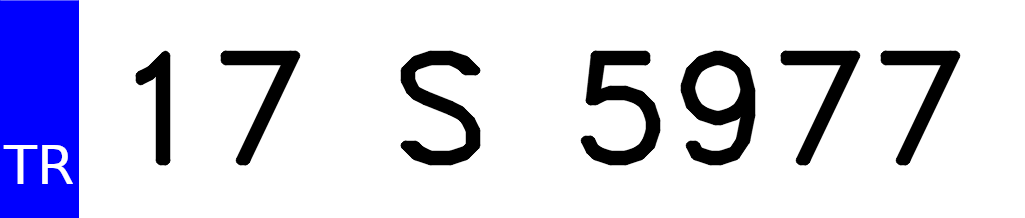
#> input picture data/raw/17-S-5977.png, 1025 x 218 px, found by its file name; its folder holds 4 pictures in this run
$ python make_dataset.py   (older library calls are emulated)
#> lines starting #> are read from the running program, lines starting #| are printed output that depends on the picture; after the words box and inside, x2 and y2 are one past the last pixel; in counts of white or black regions, pixels touching at a corner belong together; pictures that were not available may be replaced by others from this repository, and a replacement may not be noted
### src/features/build_features.py
import cv2
import matplotlib.pyplot as plt
import numpy as np

file_folder = "../../data/external/2_recognition/license_synthetic/sample_subset/"
sample1 = "data/external/2_recognition/license_synthetic/sample_subset/18-H-3396.png"
sample2 = "data/external/2_recognition/license_synthetic/license-plates/80-ZYY-26.png"
sample3 = "data/external/2_recognition/license_synthetic/license-plates/16-UML-08.png"

def read_image(filename: str):
#> called with filename = '17-S-5977.png'
    img =  cv2.cvtColor(cv2.imread(filename), cv2.COLOR_RGB2BGR)
    return img

def grayscale(image: np.ndarray):
    return cv2.cvtColor(image, cv2.COLOR_RGB2GRAY)
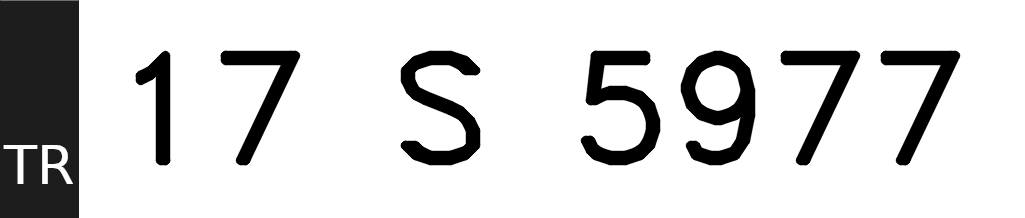
#> returned value: shape (218, 1025); min 0, max 255, mean 214

def threshold_image(image):
    threshold_image = cv2.threshold(image, 0, 255, cv2.THRESH_OTSU, cv2.THRESH_BINARY_INV)[1]
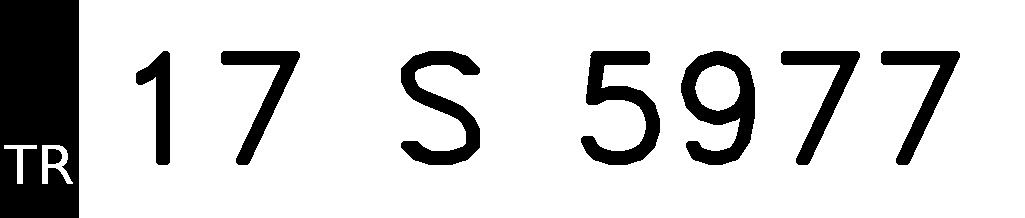
#> threshold_image: shape (218, 1025); 83.2% white; 9 black regions, largest, box (x1, y1, x2, y2) and area: (0, 0, 79, 218) 16131, (681, 51, 755, 165) 4051, (581, 51, 660, 165) 3755
    return cv2.bitwise_not(threshold_image)
#> returned value: shape (218, 1025); 16.8% white; 9 white regions

def display_hist(image, channel: int=0):
    hist_values = cv2.calcHist([image], channels=[0], mask=None, histSize=[256], ranges=[0,256])
    plt.plot(hist_values)

def blur_image(image: np.ndarray, ksize: tuple, div: int, gauss: bool):
    #! div=1 removes State section! (unintended feature)
#> called with ksize = (5, 5), div = 25, gauss = True
    if gauss == True:
        kernel = np.ones(shape=ksize, dtype=np.float32) / div
        gauss_blurred = cv2.filter2D(image, -1, kernel)
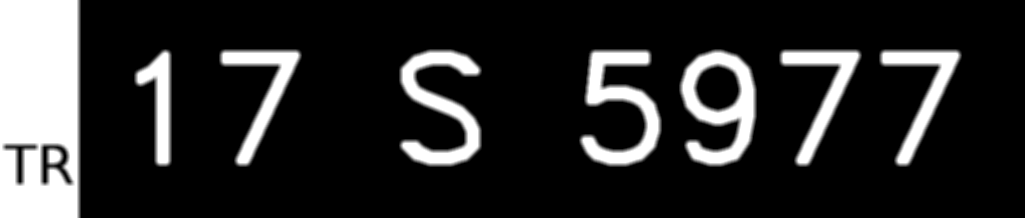
#> gauss_blurred: shape (218, 1025); min 0, max 255, mean 42.8
        return gauss_blurred
    else:
        median_blurred = cv2.medianBlur(image, ksize[0])
        return median_blurred

# [5 lines left out: function detect_edges, not called in this run]

def dilate_image(image, ksize: tuple=(5,5), iters: int=1):
#> called with ksize = (3, 3), iters = 1
    kernel_dilation = np.ones(ksize, dtype=np.uint8)
    dilated = cv2.dilate(image, kernel_dilation, iterations=iters)
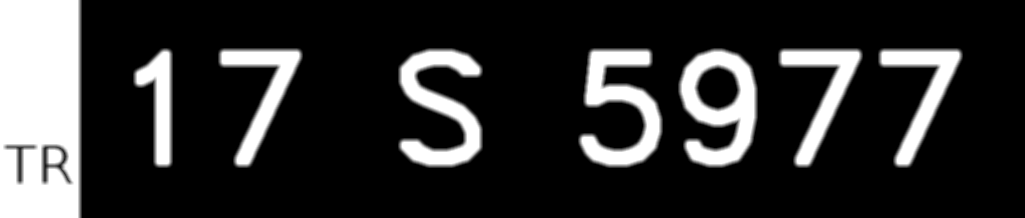
#> dilated: shape (218, 1025); min 0, max 255, mean 47.8
    return dilated

def detect_contours(image):
    contour_img, contours, hierarchy = cv2.findContours(image.copy(), cv2.RETR_TREE, cv2.CHAIN_APPROX_SIMPLE)
#> contours = 9 contours; largest, box (x1, y1, x2, y2) and area: (0, 0, 82, 218) 17577, (678, 48, 758, 168) 7003, (398, 48, 483, 168) 5544, (578, 48, 663, 168) 5460, (878, 48, 963, 168) 3862
    sorted_contours = sorted(contours, key=lambda ctr: cv2.boundingRect(ctr)[0])
#> sorted_contours = 9 contours; largest, box (x1, y1, x2, y2) and area: (0, 0, 82, 218) 17577, (678, 48, 758, 168) 7003, (398, 48, 483, 168) 5544, (578, 48, 663, 168) 5460, (218, 48, 303, 168) 3862
    character_bounding_boxes = list()

    for cnt in sorted_contours:
        x,y,w,h = cv2.boundingRect(cnt)
        image_width, image_height = image.shape[1], image.shape[0]

        if h > 0.9*image_height or h < 0.38*image_height:
            continue
        elif (h * w) < 0.01*(image_width * image_height):
            continue
        elif h / w < 1.1:
            continue
        else:
            cv2.rectangle(contour_img, (x,y), (x+w, y+h),(150,150,150),3)
            character_bounding_boxes.append((x,y,w,h))
#> this loop made 9 passes
#> (x, y, w, h) on passes 2 to 9: (133, 48, 40, 120), (218, 48, 85, 120), (398, 48, 85, 120), (578, 48, 85, 120), (678, 48, 80, 120), (698, 68, 40, 40), (778, 48, 85, 120), (878, 48, 85, 120)
#> (cnt, x, y, w, h) on pass 1: ([[0, 0], [0, 217], [81, 217], [81, 0]], 0, 0, 82, 218)
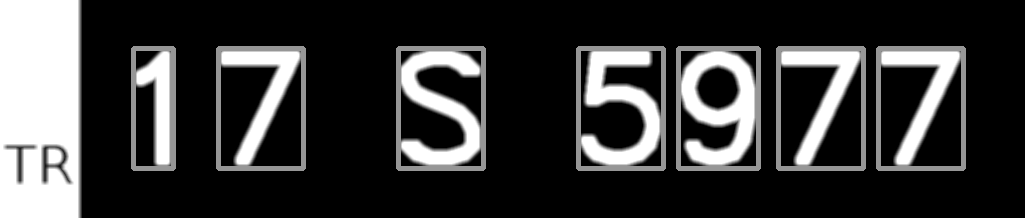
#> contour_img: shape (218, 1025); 6.16% of pixels changed, all inside (x1, y1, x2, y2) = (131, 46, 966, 171)
#> after the loop, character_bounding_boxes = [(133, 48, 40, 120), (218, 48, 85, 120), (398, 48, 85, 120), (578, 48, 85, 120), (678, 48, 80, 120), (778, 48, 85, 120), (878, 48, 85, 120)]
    return contour_img, character_bounding_boxes

def snip_single_character(image, bounding_box):
    x, y, w, h = bounding_box
    return image[y:(y+h), x:(x+w)]

def snip_all_characters(image, bounding_boxes):
    return [snip_single_character(image, bounding_box) for bounding_box in bounding_boxes]

def standardize_snips(snips: list):
    snip_lst = snips.copy()
    for idx, img in enumerate(snip_lst):
        snip_lst[idx] = cv2.resize(img, (30,30)).astype('float32') / 255
    return snip_lst

def pipeline_single(filename: str, dilatekernel: tuple=(3,3), blurkernel: tuple=(5,5), div: int=25, gauss: bool=True):
    img = read_image(filename)
    grayscaled = grayscale(img)
    threshed = threshold_image(grayscaled)
    blurred = blur_image(threshed, blurkernel, div, gauss)
    dilated = dilate_image(blurred, dilatekernel)
    contours = detect_contours(dilated)[1]
#> contours has the same summary as character_bounding_boxes in detect_contours
    snips_lst = snip_all_characters(dilated, contours)
#> snips_lst = 7 items
    return standardize_snips(snips_lst)
#> the loop in standardize_snips, `for idx, img in enumerate(snip_lst):` made 7 passes

# Iterate for folder of images
def pipeline_bulk(folder: str, dilatekernel: tuple=(3,3), blurkernel: tuple=(5,5), div: int=25, gauss: bool=True):
    pass

# [26 lines that do not run on import are left out]


    # (1000, 7, 30, 30) = data.shape
    #* batches of 7 in the CNN
    # (images, chracters, rows, cols)

    # train on a (1000,

### src/data/make_dataset.py
from src.features import build_features
import os
import numpy as np
import cv2

def get_image_labels(directory: str):
    return [dir.lower().replace('-', '').split('.')[0] for dir in os.listdir(directory)]

#TODO create data structure to hold snip image data
#TODO decide on shape of data structure
def read_images():
    np.array()
    pass

#TODO save file with name of image

'''
def load_and_featurize_data(image_shape: tuple=(30,30)):
    # the data, shuffled and split between train and test sets
    # X_train, y_train, X_test, y_test =
    # reshape input into format Conv2D layer likes
    X_train = X_train.reshape(X_train.shape[0], image_shape[0], image_shape[1], 1)
    X_test = X_test.reshape(X_test.shape[0], image_shape[0], image_shape[1], 1)
    X_train = X_train.astype('float32')
    X_test = X_test.astype('float32')
    X_train /= 255
    X_test /= 255
    print('X_train shape:', X_train.shape)
    print(X_train.shape[0], 'train samples')
    print(X_test.shape[0], 'test samples')
    # convert class vectors to binary class matrices (don't change)
    Y_train = to_categorical(y_train, nb_classes)  # cool
    Y_test = to_categorical(y_test, nb_classes)
    # in Ipython you should compare Y_test to y_test
    return X_train, X_test, Y_train, Y_test
'''

if __name__ == '__main__':
    '''get data directory'''
    current_working_directory = os.getcwd()
    #! update to correct data folder holding your license plate images
    image = current_working_directory + "/data/external/2_recognition/license_synthetic/license-plates"

    '''get image labels'''
    orig_images = os.listdir(image)
    image_labels = get_image_labels(image)
    # print(image_labels[0])
    directory_to_save_images = "../../data/interim/"
    print(len(image_labels))

    '''save processed images with label as filename'''
    for image, label in zip(orig_images, image_labels):
        new_image_name = directory_to_save_images + label + ".png"
        character_segments = build_features.pipeline_single(image, dilatekernel=(3,3),blurkernel=(5,5), div=25, gauss=True)
#> character_segments = 7 items
        for idx, segment in enumerate(character_segments):
            segment_name = directory_to_save_images + label[idx] + ".png"
            cv2.imwrite(segment_name, segment)
#> this loop made 7 passes
#> segment_name on passes 1 to 7: '../../data/interim/1.png', '../../data/interim/7.png', '../../data/interim/s.png', '../../data/interim/5.png', '../../data/interim/9.png', '../../data/interim/7.png', '../../data/interim/7.png'
#> pass 1, `cv2.imwrite(segment_name, segment)`:
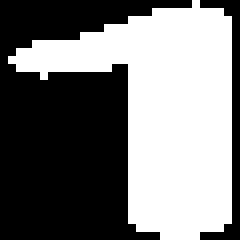
#> saved as 1.png: shape (30, 30) (shown 8 times larger); values 0 (black) and 1 (white), 47.4% white; 1 white region, box (x1, y1, x2, y2) and area: (1, 0, 29, 30) 427
#> pass 2, `cv2.imwrite(segment_name, segment)`:
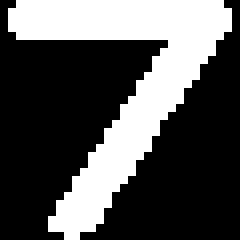
#> saved as 7.png: shape (30, 30) (shown 8 times larger); values 0 (black) and 1 (white), 32.8% white; 1 white region, box (x1, y1, x2, y2) and area: (1, 0, 29, 30) 295

$ run again, on images/ALPR-100_metin.jpg
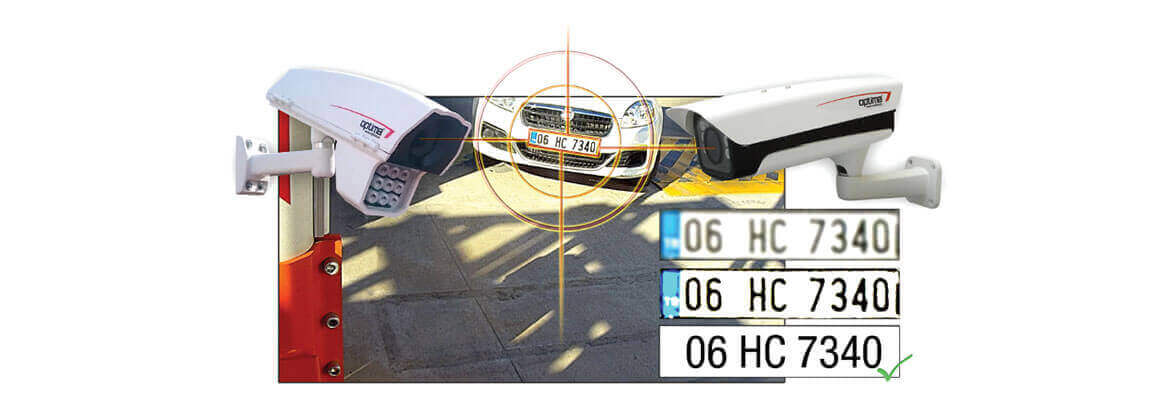
#> input picture images/ALPR-100_metin.jpg, 1170 x 410 px, found by its file name
#> in threshold_image, `threshold_image = cv2.threshold(image, 0, 255, cv2.THRESH_OTSU, cv2.TH..`:
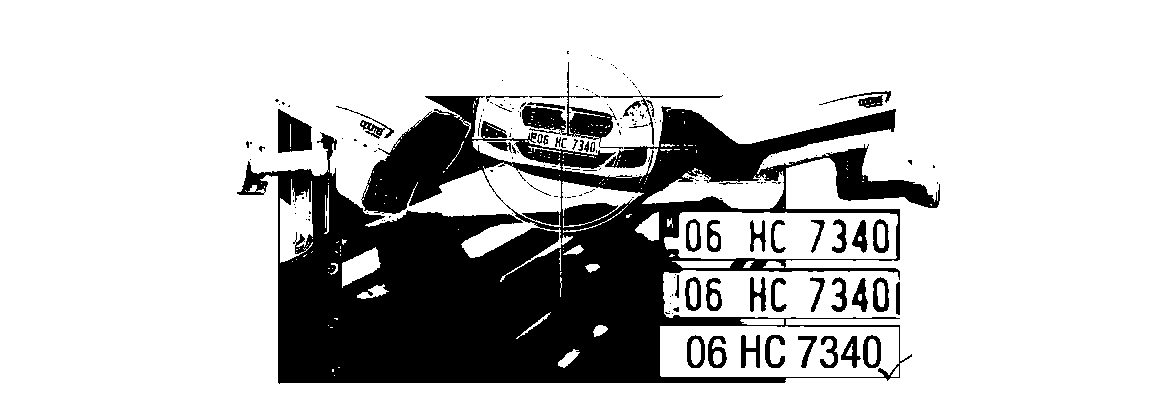
#> threshold_image: shape (410, 1170); 78.1% white; 179 black regions (128 under 20 px), largest, box (x1, y1, x2, y2) and area: (237, 96, 940, 384) 93074, (522, 62, 623, 149) 2091, (278, 109, 312, 153) 1096
#> in dilate_image, `dilated = cv2.dilate(image, kernel_dilation, iterations=iters)`:
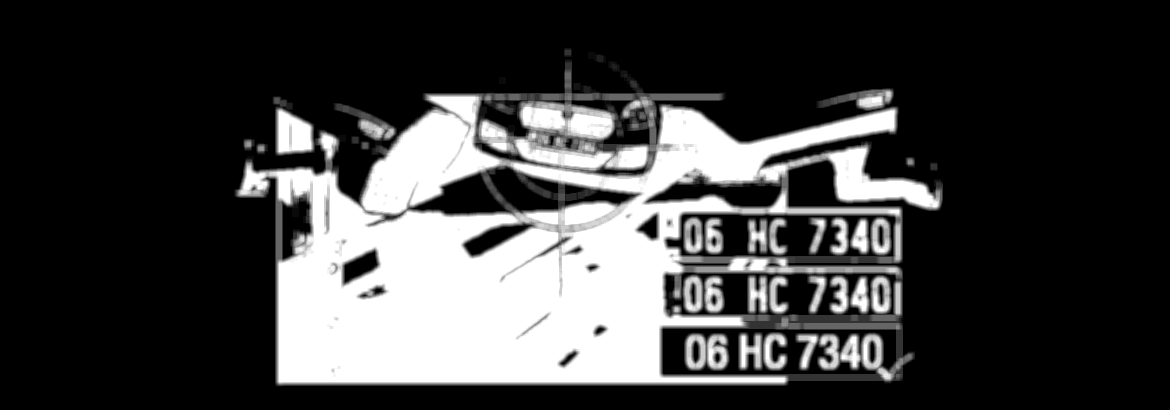
#> dilated: shape (410, 1170); min 0, max 255, mean 62.2
#> in detect_contours, `contour_img, contours, hierarchy = cv2.findContours(image.copy(), cv2...`: contours = 89 contours, 32 with area under 20; largest, box (x1, y1, x2, y2) and area: (234, 59, 943, 387) 168815, (662, 328, 897, 375) 7804, (667, 214, 839, 257) 3134, (414, 174, 506, 214) 1810, (652, 183, 781, 207) 1716
#> sorted_contours has the same summary as contours
#> the loop in detect_contours, `for cnt in sorted_contours:` made 89 passes
#> (x, y, w, h) on passes 1 to 8: (234, 59, 709, 328), (243, 138, 12, 13), (256, 143, 12, 12), (282, 201, 29, 58), (344, 252, 33, 30), (351, 136, 19, 14), (375, 288, 6, 5), (381, 140, 11, 9)
#> after the loop in detect_contours, `for cnt in sorted_contours:`: character_bounding_boxes = []

$ run again, on data/raw/17-ULU-92.png
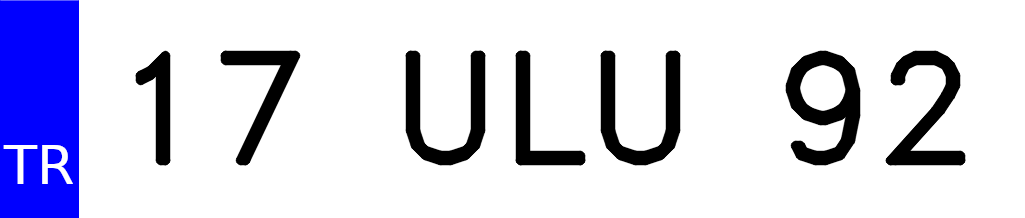
#> input picture data/raw/17-ULU-92.png, 1025 x 218 px, found by its file name
#> in threshold_image, `threshold_image = cv2.threshold(image, 0, 255, cv2.THRESH_OTSU, cv2.TH..`:
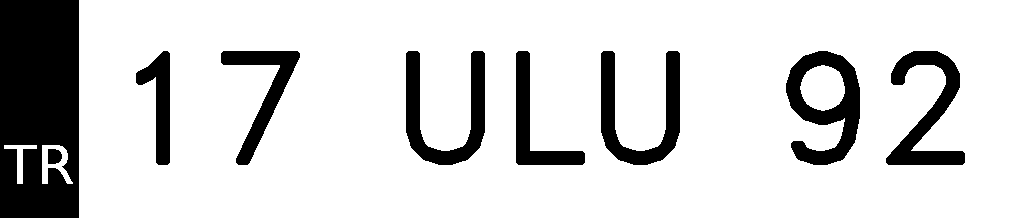
#> threshold_image: shape (218, 1025); 83.2% white; 9 black regions, largest, box (x1, y1, x2, y2) and area: (0, 0, 79, 218) 16131, (786, 51, 860, 165) 4051, (406, 51, 485, 165) 3514
#> in detect_contours, `contour_img, contours, hierarchy = cv2.findContours(image.copy(), cv2...`: contours = 9 contours; largest, box (x1, y1, x2, y2) and area: (0, 0, 82, 218) 17577, (783, 48, 863, 168) 7003, (883, 48, 968, 168) 5118, (598, 48, 683, 168) 5043, (403, 48, 488, 168) 5043
#> sorted_contours = 9 contours; largest, box (x1, y1, x2, y2) and area: (0, 0, 82, 218) 17577, (783, 48, 863, 168) 7003, (883, 48, 968, 168) 5118, (403, 48, 488, 168) 5043, (598, 48, 683, 168) 5043
#> the loop in detect_contours, `for cnt in sorted_contours:` made 9 passes
#> (x, y, w, h) on passes 2 to 9: (133, 48, 40, 120), (218, 48, 85, 120), (403, 48, 85, 120), (513, 48, 75, 120), (598, 48, 85, 120), (783, 48, 80, 120), (803, 68, 40, 40), (883, 48, 85, 120)
#> after the loop in detect_contours, `for cnt in sorted_contours:`:
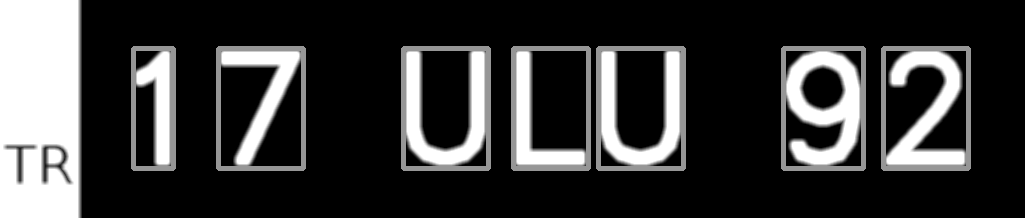
#> contour_img: shape (218, 1025); min 0, max 255, mean 55.9
#> after the loop in detect_contours, `for cnt in sorted_contours:`: character_bounding_boxes = [(133, 48, 40, 120), (218, 48, 85, 120), (403, 48, 85, 120), (513, 48, 75, 120), (598, 48, 85, 120), (783, 48, 80, 120), (883, 48, 85, 120)]
#> in pipeline_single, `contours = detect_contours(dilated)[1]`: contours has the same summary as character_bounding_boxes in detect_contours
#> snips_lst = 7 items
#> the loop in standardize_snips, `for idx, img in enumerate(snip_lst):` made 7 passes
#> the loop `for idx, segment in enumerate(character_segments):` made 7 passes
#> segment_name on passes 1 to 7: '../../data/interim/1.png', '../../data/interim/7.png', '../../data/interim/u.png', '../../data/interim/l.png', '../../data/interim/u.png', '../../data/interim/9.png', '../../data/interim/2.png'
